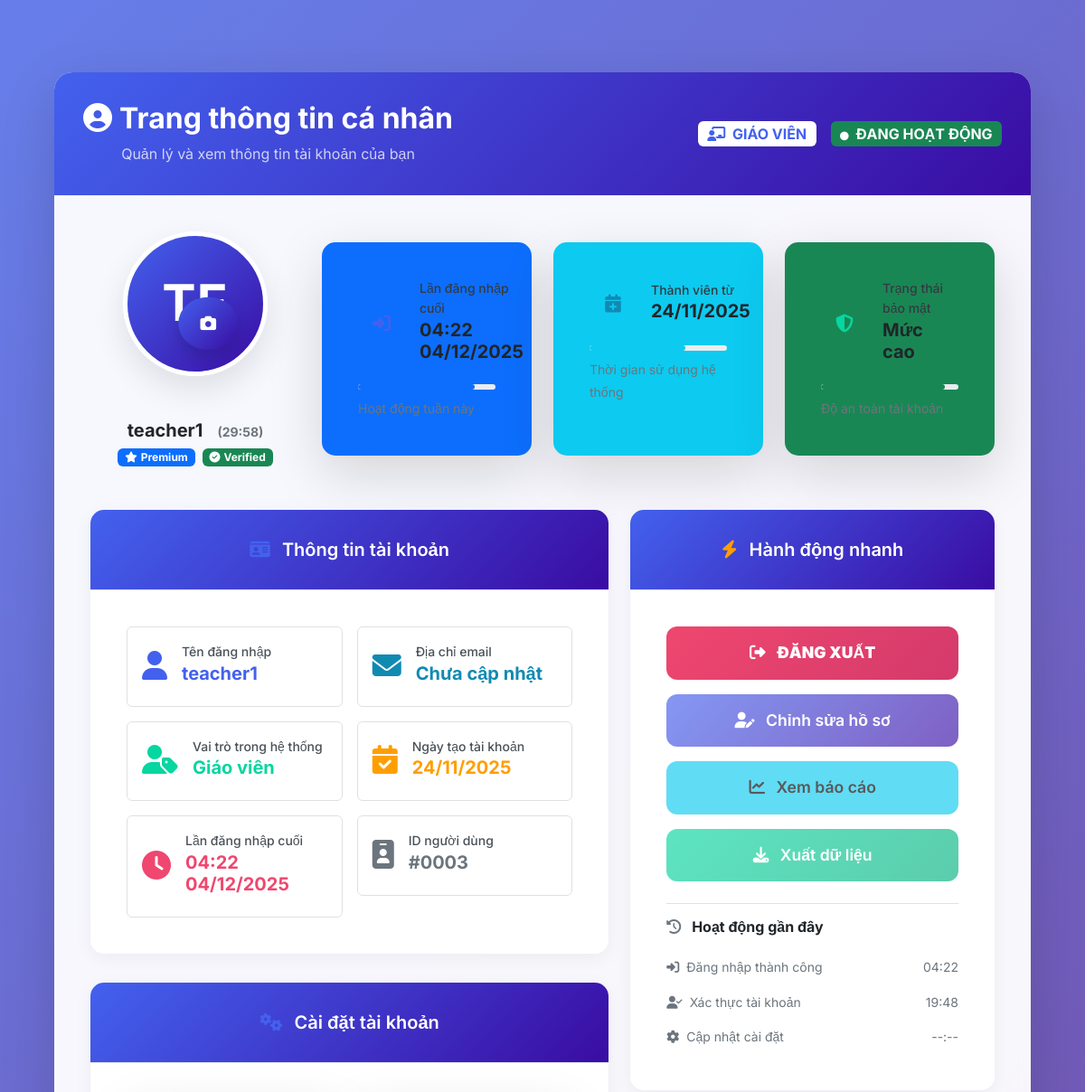
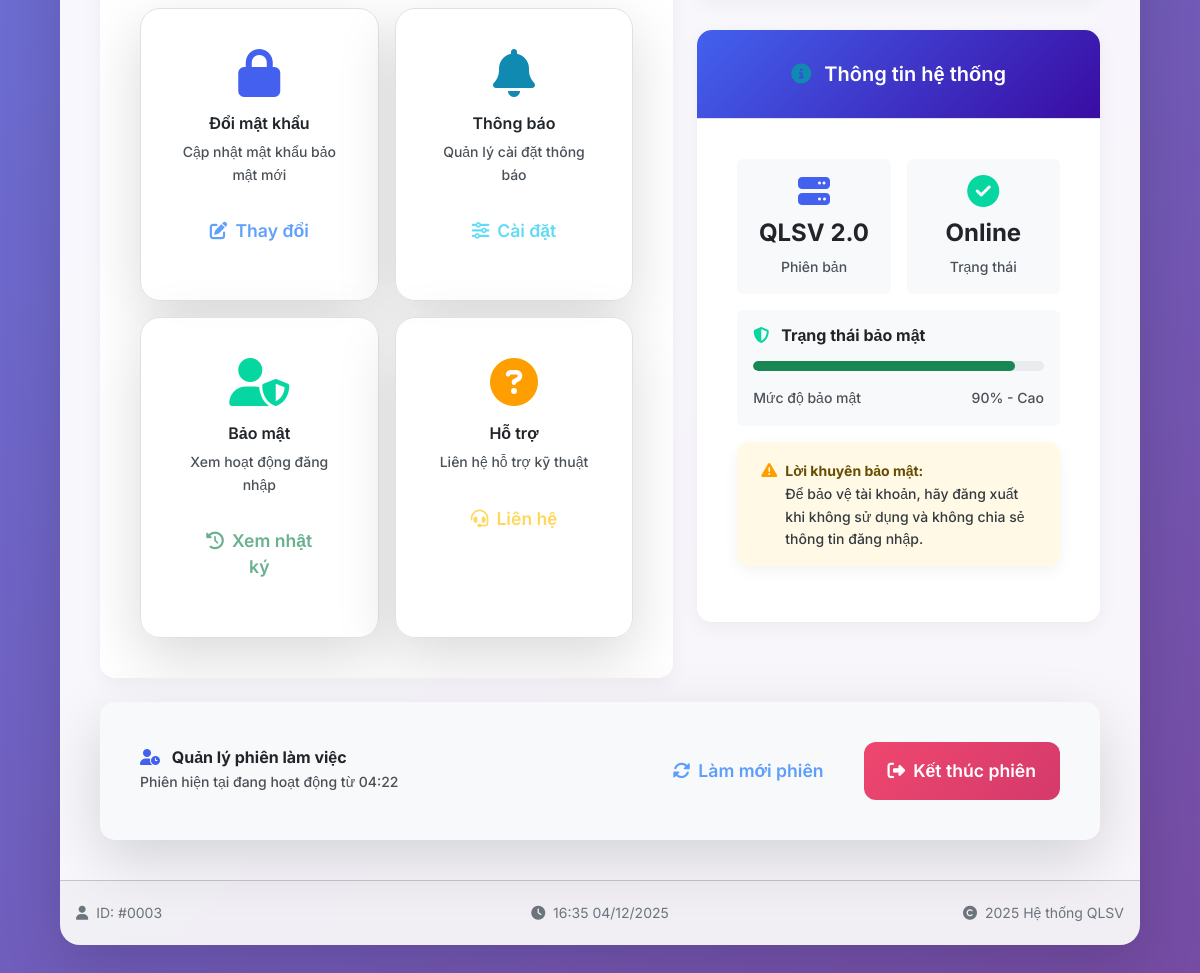
Page /accounts/profile/ (signed in) on the earlier database version (2 pictures, top to bottom).
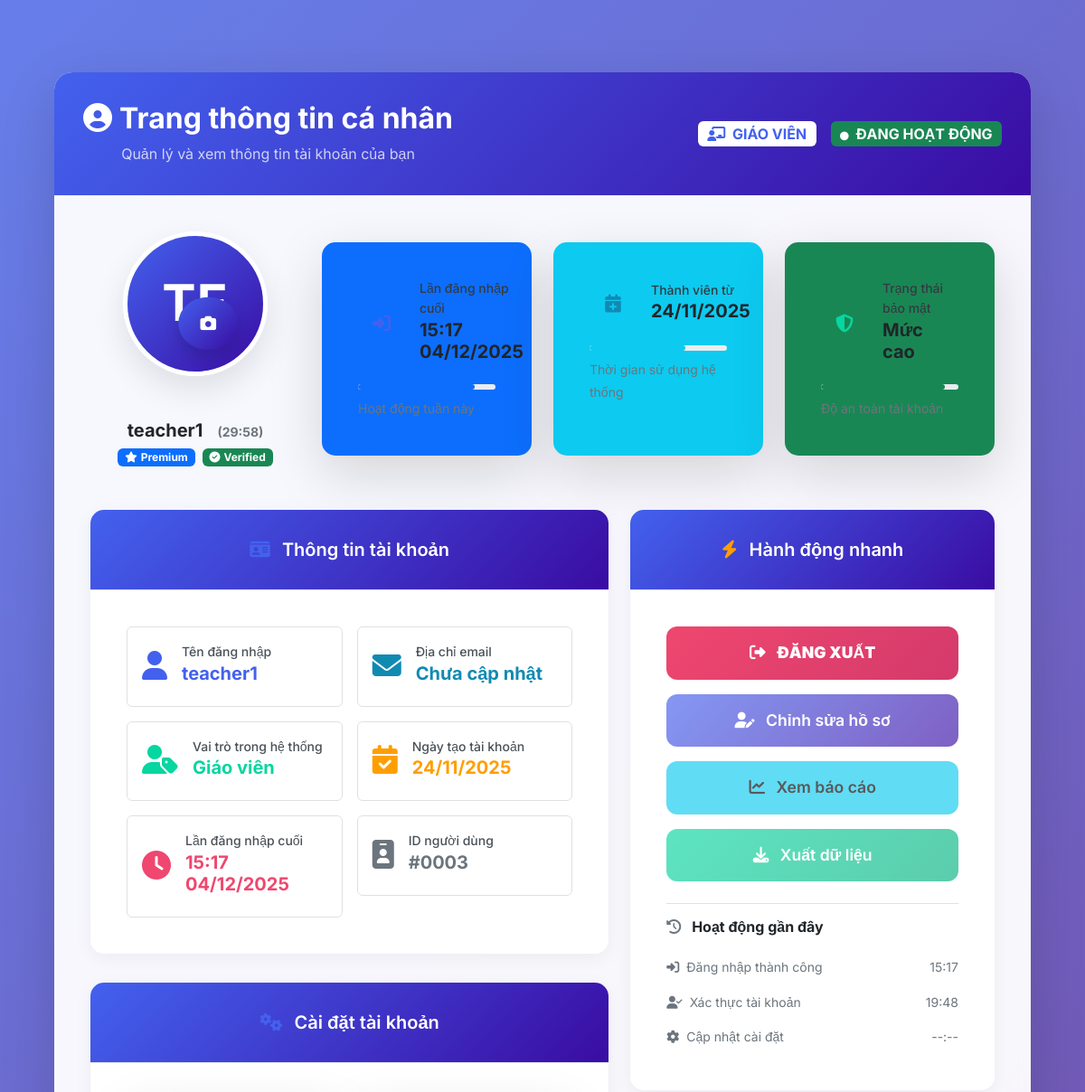
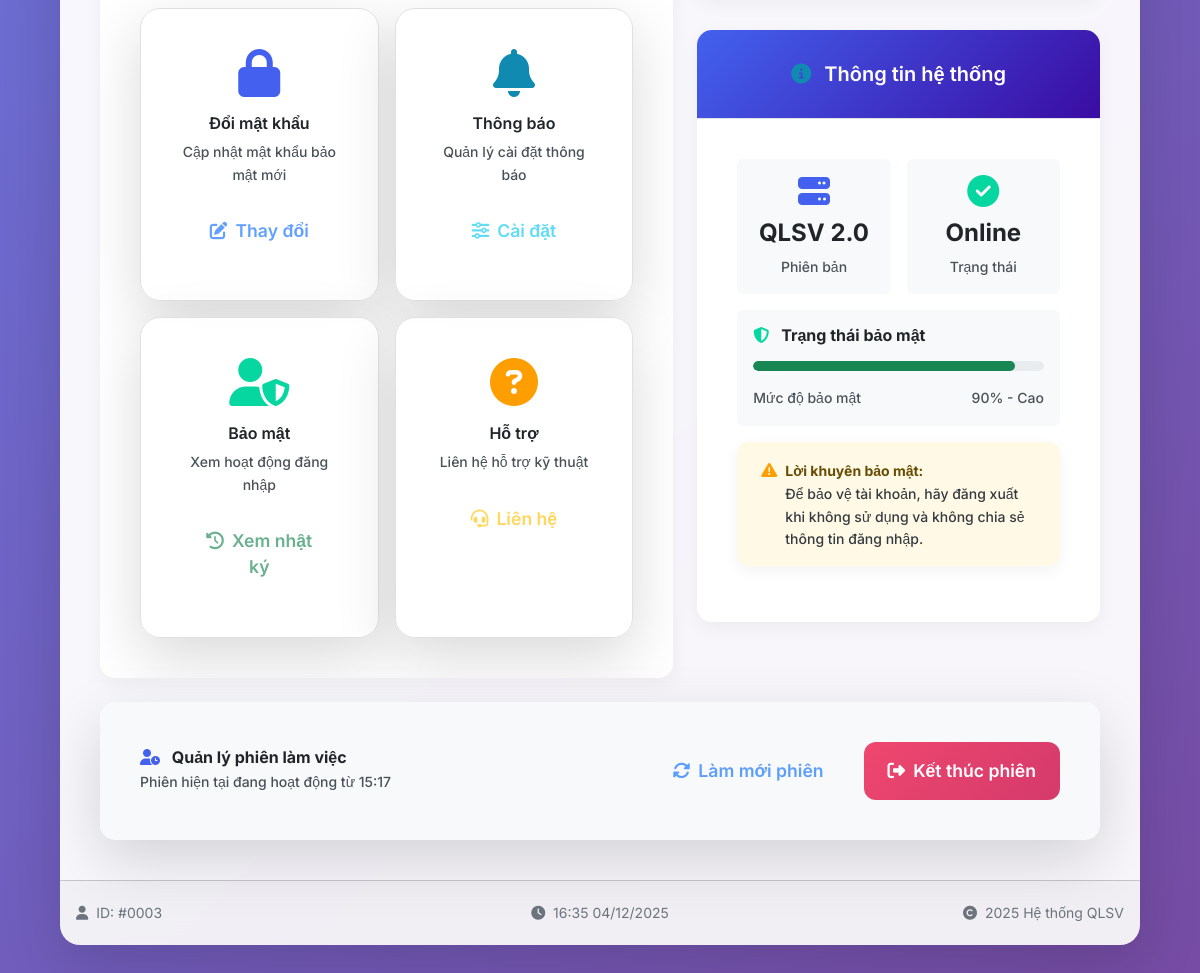
Same page on the later database version (2 pictures, top to bottom).
### accounts/models.py (models this page shows, shortened)
class CustomUser(AbstractUser):
    ROLE_CHOICES = (
        ('admin', 'Admin'),
        ('teacher', 'Giáo viên'),
        ('student', 'Sinh viên'),
    )
    role = models.CharField(max_length=10, choices=ROLE_CHOICES, default='student')

### accounts/views.py (the view)
# urls.py: path('profile/', views.profile_view, name='profile'),
@login_required
def profile_view(request):
    return render(request, 'accounts/profile.html', {'user': request.user})

### accounts/templates/accounts/profile.html (shortened to what the changed rows need)
{% extends 'accounts/base_login.html' %}
{% block content %}
<div class="row justify-content-center">
    <div class="col-xl-12">
        <div class="card">
            <div class="card-header bg-gradient-primary text-white">
                <div class="d-flex justify-content-between align-items-center">
                    <div class="d-flex align-items-center">
                        <span class="badge bg-white text-primary fs-6 me-3">
                            <i class="fas fa-{% if user.role == 'admin' %}crown{% elif user.role == 'teacher' %}chalkboard-teacher{% else %}user-graduate{% endif %} me-1"></i>
                            {{ user.get_role_display|upper }}
                        </span>
                        <span class="badge bg-success fs-6">
                            <i class="fas fa-circle me-1" style="font-size: 0.6rem;"></i>
                            ĐANG HOẠT ĐỘNG
                        </span>
                    </div>
                </div>
            </div>
            <div class="card-body">
                <div class="row align-items-center mb-5">
                    <div class="col-md-4 col-lg-3 text-center">
                        <div class="position-relative d-inline-block mb-4">
                            <div class="avatar-circle" style="width: 160px; height: 160px;">
                                <div class="avatar-initials display-4 fw-bold">
                                    {{ user.username|slice:":2"|upper }}
                                </div>
                            </div>
                        </div>
                        <div class="mt-3">
                            <h5 class="fw-bold mb-1">{{ user.username }}</h5>
                            <div class="d-flex justify-content-center gap-2">
                                <span class="badge bg-primary">
                                </span>
                                <span class="badge bg-success">
                                </span>
                            </div>
                        </div>
                    </div>
                    <div class="col-md-8 col-lg-9">
                        <div class="row">
                            <div class="col-lg-4">
                                <div class="card border-0 bg-primary bg-opacity-5 h-100">
                                    <div class="card-body">
                                        <div class="d-flex align-items-center mb-3">
                                            <div>
                                                <div class="text-dark small fw-medium">Lần đăng nhập cuối</div>
                                                <div class="h5 fw-bold">{{ user.last_login|date:"H:i d/m/Y"|default:"Chưa có" }}</div>
                                            </div>
                                        </div>
                                    </div>
                                </div>
                            </div>
                            <div class="col-lg-4">
                                <div class="card border-0 bg-info bg-opacity-5 h-100">
                                    <div class="card-body">
                                        <div class="d-flex align-items-center mb-3">
                                            <div>
                                                <div class="text-dark small fw-medium">Thành viên từ</div>
                                                <div class="h5 fw-bold">{{ user.date_joined|date:"d/m/Y" }}</div>
                                            </div>
                                        </div>
                                    </div>
                                </div>
                            </div>
                        </div>
                    </div>
                </div>
                <div class="row">
                    <div class="col-lg-7">
                        <div class="card border-0 shadow-sm mb-4">
                            <div class="card-body">
                                <div class="row g-3">
                                    <div class="col-md-6">
                                        <div class="d-flex align-items-center p-3 border rounded">
                                            <div class="flex-grow-1">
                                                <div class="text-secondary small fw-medium">Tên đăng nhập</div>
                                                <div class="h5 fw-bold text-primary">{{ user.username }}</div>
                                            </div>
                                        </div>
                                    </div>
                                    <div class="col-md-6">
                                        <div class="d-flex align-items-center p-3 border rounded">
                                            <div class="flex-grow-1">
                                                <div class="text-secondary small fw-medium">Địa chỉ email</div>
                                                <div class="h5 fw-bold text-info">{{ user.email|default:"Chưa cập nhật" }}</div>
                                            </div>
                                        </div>
                                    </div>
                                    <div class="col-md-6">
                                        <div class="d-flex align-items-center p-3 border rounded">
                                            <div class="flex-grow-1">
                                                <div class="text-secondary small fw-medium">Vai trò trong hệ thống</div>
                                                <div class="h5 fw-bold text-success">{{ user.get_role_display }}</div>
                                            </div>
                                        </div>
                                    </div>
                                    <div class="col-md-6">
                                        <div class="d-flex align-items-center p-3 border rounded">
                                            <div class="flex-grow-1">
                                                <div class="text-secondary small fw-medium">Ngày tạo tài khoản</div>
                                                <div class="h5 fw-bold text-warning">{{ user.date_joined|date:"d/m/Y" }}</div>
                                            </div>
                                        </div>
                                    </div>
                                    <div class="col-md-6">
                                        <div class="d-flex align-items-center p-3 border rounded">
                                            <div class="flex-grow-1">
                                                <div class="text-secondary small fw-medium">Lần đăng nhập cuối</div>
                                                <div class="h5 fw-bold text-danger">{{ user.last_login|date:"H:i d/m/Y"|default:"Chưa đăng nhập" }}</div>
                                            </div>
                                        </div>
                                    </div>
                                    <div class="col-md-6">
                                        <div class="d-flex align-items-center p-3 border rounded">
                                            <div class="flex-grow-1">
                                                <div class="text-secondary small fw-medium">ID người dùng</div>
                                                <div class="h5 fw-bold text-secondary">#{{ user.id|stringformat:"04d" }}</div>
                                            </div>
                                        </div>
                                    </div>
                                </div>
                            </div>
                        </div>
                    </div>
                    <div class="col-lg-5">
                        <div class="card border-0 shadow-sm mb-4">
                            <div class="card-body">
                                <div class="mt-4 pt-3 border-top">
                                    <div class="list-group list-group-flush">
                                        <div class="list-group-item border-0 px-0">
                                            <div class="d-flex w-100 justify-content-between">
                                                <small class="text-secondary">
                                                    <i class="fas fa-sign-in-alt me-1"></i>
                                                    Đăng nhập thành công
                                                </small>
                                                <small class="text-secondary">{{ user.last_login|date:"H:i"|default:"--:--" }}</small>
                                            </div>
                                        </div>
                                        <div class="list-group-item border-0 px-0">
                                            <div class="d-flex w-100 justify-content-between">
                                                <small class="text-secondary">
                                                    <i class="fas fa-user-check me-1"></i>
                                                    Xác thực tài khoản
                                                </small>
                                                <small class="text-secondary">{{ user.date_joined|date:"H:i" }}</small>
                                            </div>
                                        </div>
                                    </div>
                                </div>
                            </div>
                        </div>
                    </div>
                </div>
                <div class="row mt-4">
                    <div class="col-12">
                        <div class="card border-0 bg-light">
                            <div class="card-body">
                                <div class="d-flex justify-content-between align-items-center">
                                    <div>
                                        <h6 class="fw-bold mb-1">
                                            <i class="fas fa-user-clock me-2 text-primary"></i>
                                            Quản lý phiên làm việc
                                        </h6>
                                        <p class="text-secondary mb-0 small">
                                            Phiên hiện tại đang hoạt động từ {{ user.last_login|date:"H:i"|default:"--:--" }}
                                        </p>
                                    </div>
                                </div>
                            </div>
                        </div>
                    </div>
                </div>
            </div>
            <div class="card-footer text-center py-3">
                <div class="row align-items-center">
                    <div class="col-md-4 text-md-start">
                        <small class="text-secondary">
                            <i class="fas fa-user me-1"></i>
                            ID: #{{ user.id|stringformat:"04d" }}
                        </small>
                    </div>
                </div>
            </div>
        </div>
    </div>
</div>
{% endblock %}

Differences in the rows shown:
changed CustomUser "TE": last_login "04:22 04/12/2025" → "15:17 04/12/2025"; last_login "04:22" → "15:17"
